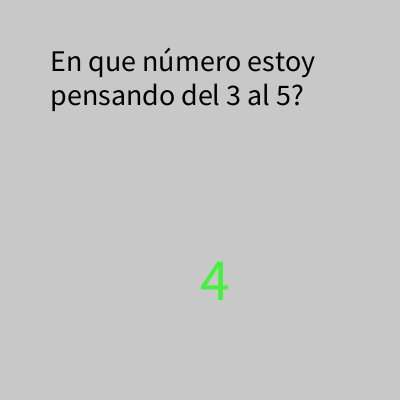
Frame 1 (no input)
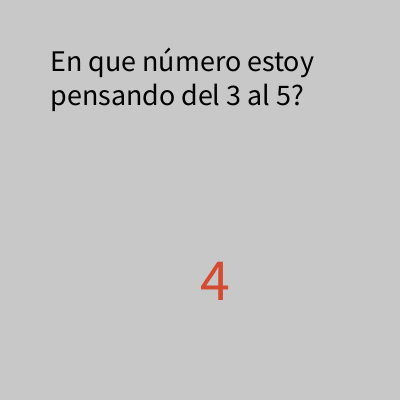
Frame 60 (the mouse pressed at the canvas centre just before this capture)
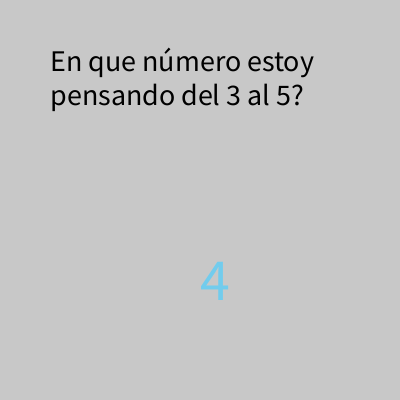
Frame 120 (the mouse held since frame 60 and released just before this capture)

The Processing sketch that drew these frames (run headless with seeded random() and noise(); from frame 60 on, the mouse is pressed at the canvas centre):

// Processing sketch: numero_al_azar_funciones_al_extremo
// ── numero_al_azar_funciones_al_extremo.pde
char numeroAAdivinarInicio;
char numeroAAdivinarFin;
char numeroElegido;
char numeroPresionado;
boolean haSidoPresionado;
String mensaje;

void setup(){
  size(400, 400);
  iniciarJuego(3, 5);
}

void draw(){
  background(200);  
  dibujarPantallaPrincipal();
}

void keyPressed(){
  teclaPresionada();
}

// ── funciones.pde
void iniciarJuego(int inicio, int fin) {
  numeroAAdivinarInicio = str(inicio).charAt(0);
  numeroAAdivinarFin = str(fin).charAt(0);
  haSidoPresionado = false;
  numeroElegido = obtenerNumeroAleatorio();
}

void dibujarPantallaPrincipal() {
  fill(0);

  textSize(30);
  String mensajeAAdivinar = 
    "En que número estoy pensando del " +
    numeroAAdivinarInicio +" al " + numeroAAdivinarFin + "?";
  text(mensajeAAdivinar, 50, 50, 350, 200);

  textSize(60);
  if (!haSidoPresionado) {
    dibujarTextoAlNoPresionar();
  } else {
    dibujarTextoAlPresionar();
  }
}

void dibujarTextoAlNoPresionar() {
  fill(random(255), random(255), random(255));
  text(obtenerNumeroAleatorio(), 200, 300);
}

void dibujarTextoAlPresionar() {
  if (numeroElegido == numeroPresionado) {
    fill(0, 255, 0);
    mensaje = "Adivinaste! Era el: " + numeroElegido;
  } else {
    fill(255, 0, 0);
    mensaje = "Upps! .. Era el: " + numeroElegido;
  }

  textSize(30);
  text(mensaje, 100, 300);
}

void teclaPresionada() {
  if (haSidoPresionado && key == 'r') {
    numeroElegido = obtenerNumeroAleatorio();
    haSidoPresionado = false;
  } else if (keyCode >= numeroAAdivinarInicio && keyCode <=numeroAAdivinarFin) {
    numeroPresionado = char(keyCode);
    haSidoPresionado = true;
  }
}

char obtenerNumeroAleatorio(){
  return char(floor(random(numeroAAdivinarInicio, numeroAAdivinarFin)));
}
